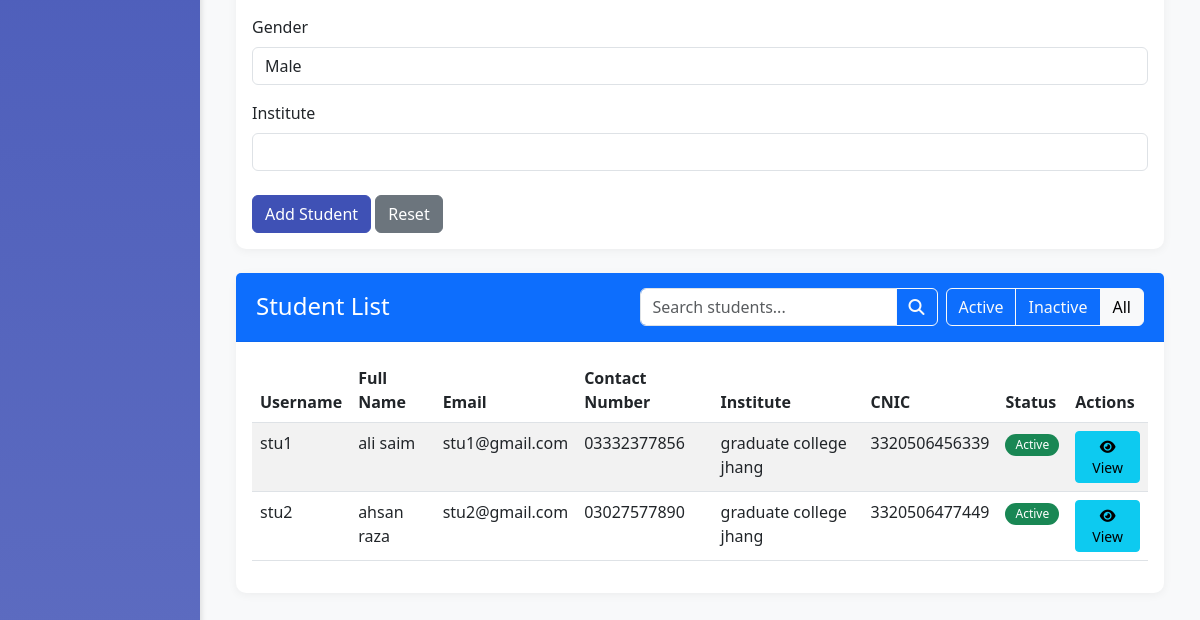
The page /warden/students/ (signed in, lower part) on the database as committed earlier.
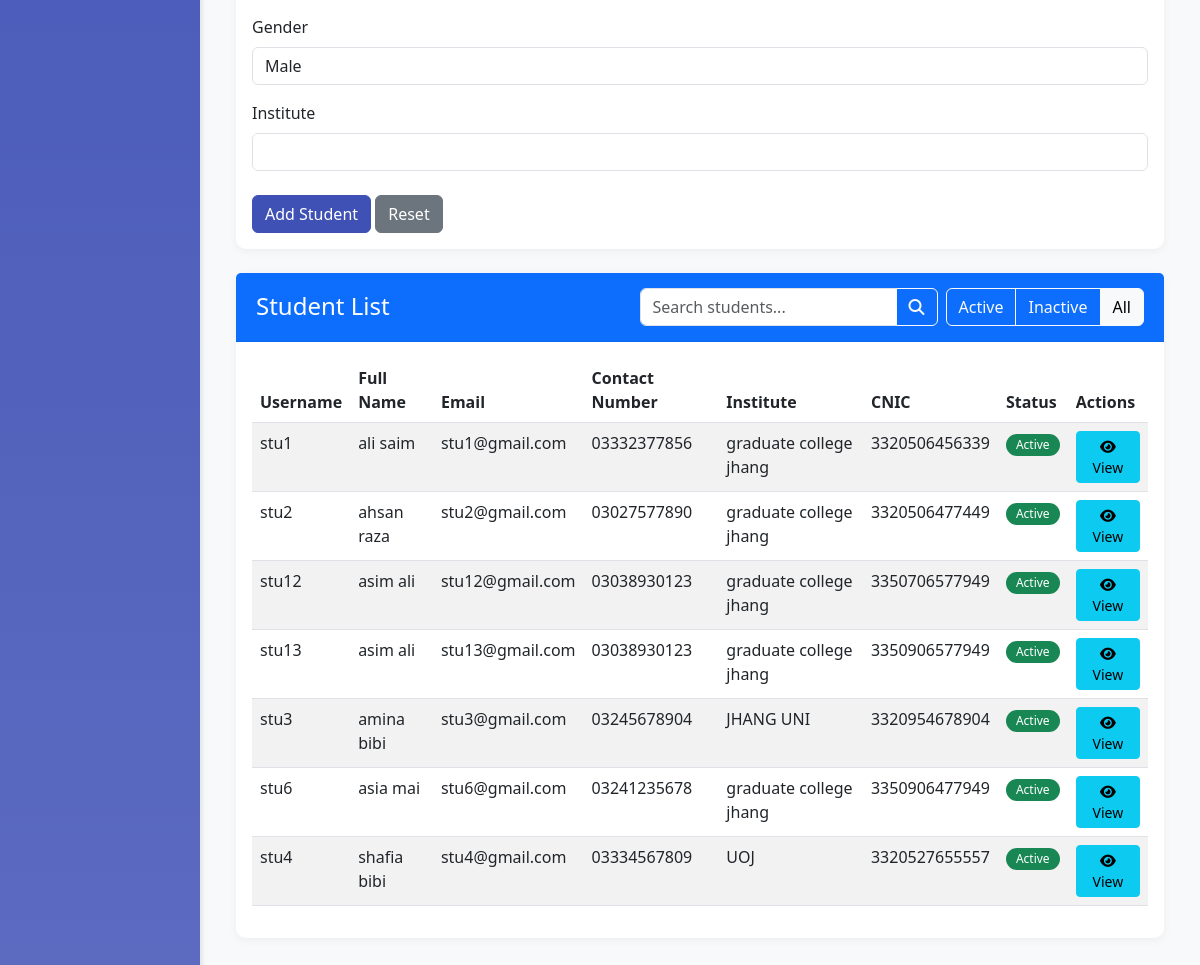
The same page on the database as committed later.
### coustom_admin/models.py (models this page shows, shortened)
class Student(models.Model):
    user = models.OneToOneField(User, on_delete=models.CASCADE)
    contact_number = models.CharField(max_length=11)
    cnic = models.CharField(max_length=15, unique=True, help_text="Enter CNIC without dashes (e.g., 1234567890123)")
    address = models.TextField()
    gender = models.CharField(max_length=10, choices=[('Male', 'Male'), ('Female', 'Female'), ('Other', 'Other')])
    institute = models.CharField(max_length=100)

### warden/views.py (the view, shortened to what this page needs)
# urls.py: path('students/', views.WardenManageStudentsView.as_view(), name='manage_students'),
class WardenManageStudentsView(LoginRequiredMixin, UserPassesTestMixin, ListView):
    model = Student
    template_name = 'warden/managestudents.html'
    context_object_name = 'students'
    def test_func(self):
        return hasattr(self.request.user, 'warden_profile')
    def get_queryset(self):
        queryset = Student.objects.all()
        search_query = self.request.GET.get('search')
        status = self.request.GET.get('status')
        if status == 'active':
            queryset = queryset.filter(user__is_active=True)
        elif status == 'inactive':
            queryset = queryset.filter(user__is_active=False)
        return queryset
    def get_context_data(self, **kwargs):
        context = super().get_context_data(**kwargs)
        context['page_title'] = 'Manage Students'
        if 'form' not in context:
            context['form'] = StudentRegistrationForm()
        return context

### warden/templates/warden/managestudents.html (shortened to what the changed rows need)
{% extends 'warden/warden_base.html' %}
{% load static %}
{% block content %}
<div class="container mt-5">
    <div class="card">
        <div class="card-body">
            <div class="table-responsive">
                <table class="table table-striped">
                    <thead>
                        <tr>
                            <th>Username</th>
                            <th>Full Name</th>
                            <th>Email</th>
                            <th>Contact Number</th>
                            <th>Institute</th>
                            <th>CNIC</th>
                            <th>Status</th>
                            <th>Actions</th>
                        </tr>
                    </thead>
                    <tbody id="studentTable">
                        {% for student in students %}
                            <tr>
                                <td>{{ student.user.username }}</td>
                                <td>{{ student.user.first_name }} {{ student.user.last_name }}</td>
                                <td>{{ student.user.email }}</td>
                                <td>{{ student.contact_number }}</td>
                                <td>{{ student.institute }}</td>
                                <td>{{ student.cnic }}</td>
                                <td>
                                    <span class="badge {% if student.user.is_active %}bg-success{% else %}bg-danger{% endif %}">
                                        {% if student.user.is_active %}Active{% else %}Inactive{% endif %}
                                    </span>
                                </td>
                                <td>
                                    <button class="btn btn-sm btn-info view-student"
                                            data-id="{{ student.id }}"
                                            data-bs-toggle="modal"
                                            data-bs-target="#viewStudentModal">
                                        <i class="fas fa-eye"></i> View
                                    </button>
                                </td>
                            </tr>
                        {% endfor %}
                    </tbody>
                </table>
            </div>
        </div>
    </div>
</div>
{% endblock %}

Rows that differ between the two databases and show on the page:
added Student: user.username "stu12", user.first_name "asim", user.last_name "ali", user.email "stu12@gmail.com", contact_number "03038930123", institute "graduate college jhang", cnic "3350706577949", shows "Active"
added Student: user.username "stu13", user.first_name "asim", user.last_name "ali", user.email "stu13@gmail.com", contact_number "03038930123", institute "graduate college jhang", cnic "3350906577949", shows "Active"
added Student: user.username "stu3", user.first_name "amina", user.last_name "bibi", user.email "stu3@gmail.com", contact_number "03245678904", institute "JHANG UNI", cnic "3320954678904", shows "Active"
added Student: user.username "stu6", user.first_name "asia", user.last_name "mai", user.email "stu6@gmail.com", contact_number "03241235678", institute "graduate college jhang", cnic "3350906477949", shows "Active"
added Student: user.username "stu4", user.first_name "shafia", user.last_name "bibi", user.email "stu4@gmail.com", contact_number "03334567809", institute "UOJ", cnic "3320527655557", shows "Active"
